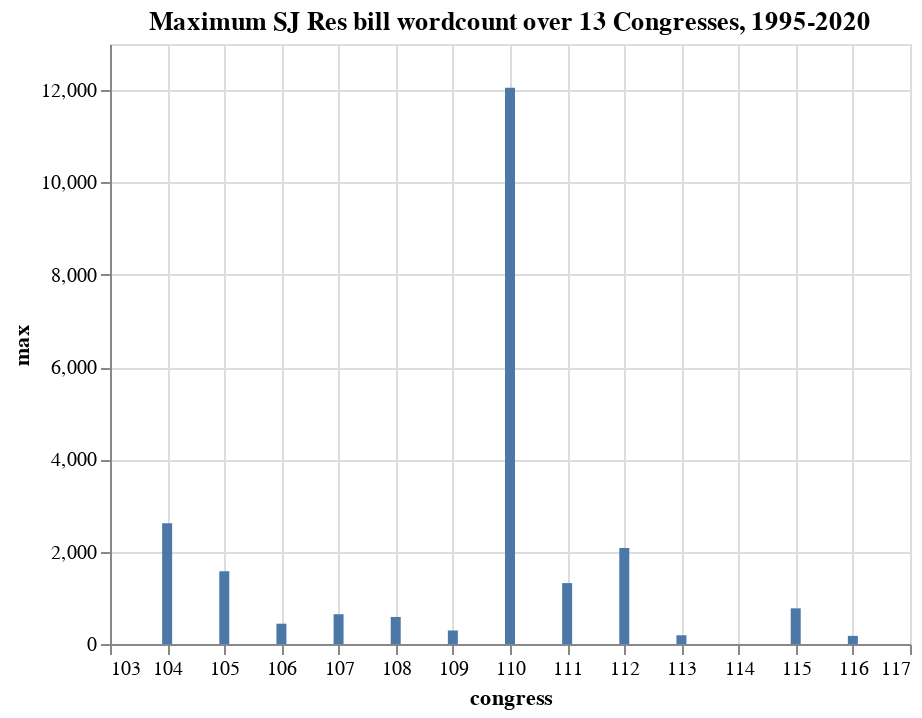

Notebook cell for this chart:
### Markdown cell above
#### Graphing the maximum senate bill word count by congress

### Code cell
alt.Chart(summary).mark_bar().encode(
    x='congress',
    y='max'
).properties(
    title='Maximum SJ Res bill wordcount over 13 Congresses, 1995-2020'
)

### Figure 1 — Vega-Lite specification as saved in the notebook (floating-point values rounded to 4 significant figures)
{"config": {"view": {"continuousWidth": 400, "continuousHeight": 300}}, "data": {"name": "data-c360505849283c4d015d26ea079ae5d2"}, "mark": "bar", "encoding": {"x": {"type": "quantitative", "field": "congress"}, "y": {"type": "quantitative", "field": "max"}}, "title": "Maximum SJ Res bill wordcount over 13 Congresses, 1995-2020", "$schema": "https://vega.github.io/schema/vega-lite/v4.8.1.json", "datasets": {"data-c360505849283c4d015d26ea079ae5d2": [{"congress": 104, "mean": 1178.0, "median": 898.5, "max": 2618.0, "min": 297.0}, {"congress": 105, "mean": 819.0, "median": 487.0, "max": 1576.0, "min": 211.0}, {"congress": 106, "mean": 279.5, "median": 252.5, "max": 440.0, "min": 173.0}, {"congress": 107, "mean": 301.7, "median": 181.0, "max": 645.0, "min": 102.0}, {"congress": 108, "mean": 368.3, "median": 338.0, "max": 586.0, "min": 164.0}, {"congress": 109, "mean": 244.5, "median": 244.5, "max": 293.0, "min": 196.0}, {"congress": 110, "mean": 2030.0, "median": 349.0, "max": 12050.0, "min": 160.0}, {"congress": 111, "mean": 552.1, "median": 562.0, "max": 1320.0, "min": 104.0}, {"congress": 112, "mean": 509.2, "median": 172.5, "max": 2080.0, "min": 156.0}, {"congress": 113, "mean": 181.8, "median": 183.0, "max": 189.0, "min": 172.0}, {"congress": 114, "mean": null, "median": null, "max": null, "min": null}, {"congress": 115, "mean": 274.4, "median": 183.0, "max": 773.0, "min": 144.0}, {"congress": 116, "mean": 173.7, "median": 175.0, "max": 176.0, "min": 170.0}]}}
